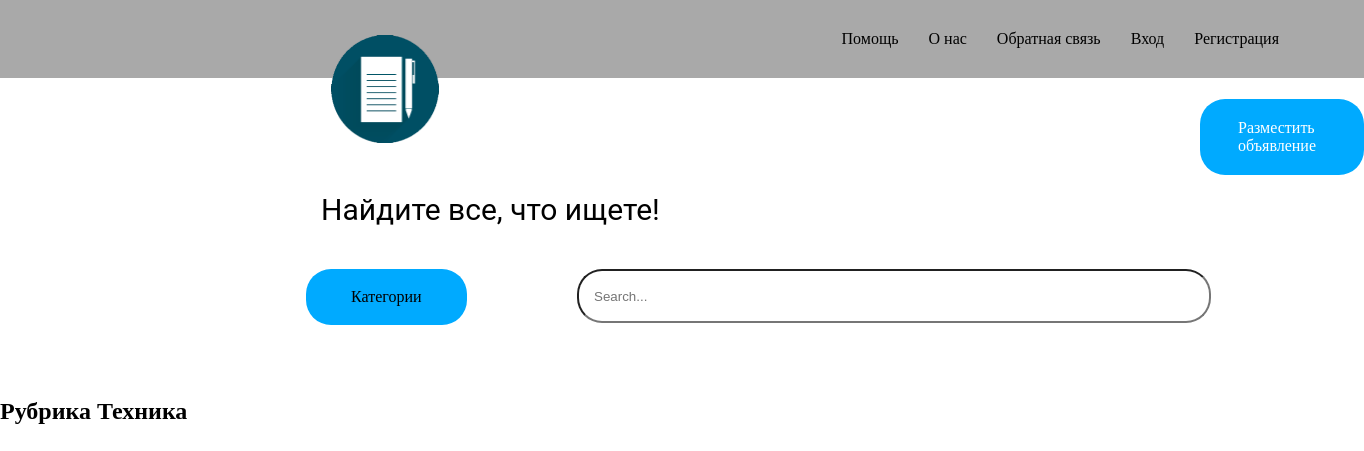
/3/, run on an earlier commit of the app's database.
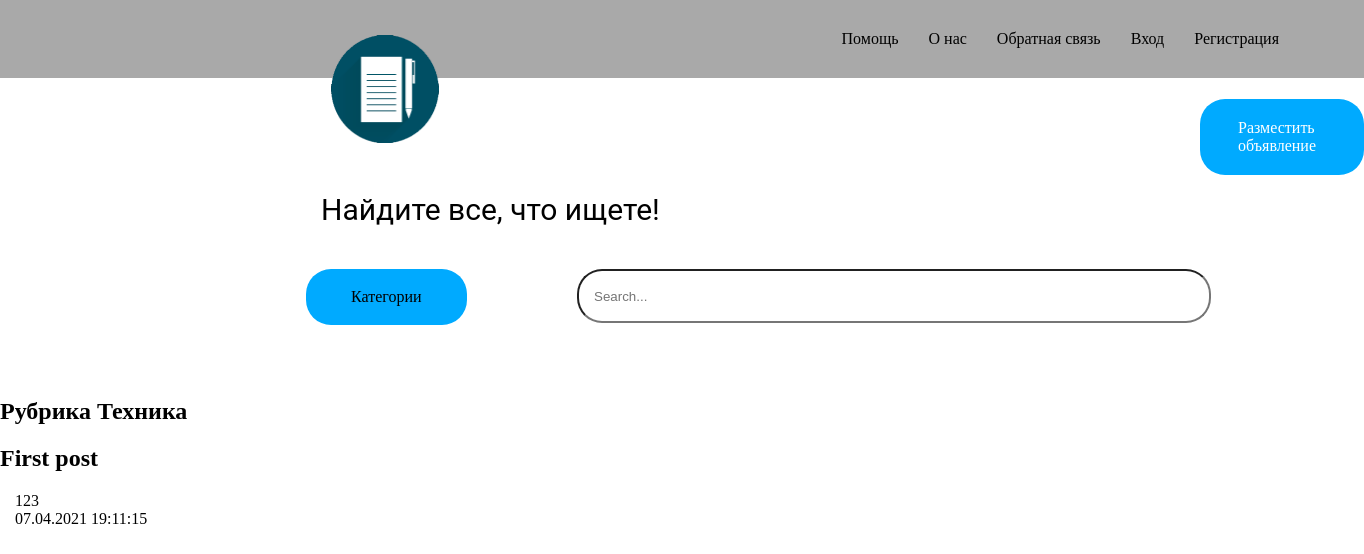
And on a later commit of the database.
### bboard/models.py (models this page shows, shortened)
class Bb(models.Model):
    title=models.CharField(verbose_name='Товар', max_length=250, null= False, blank = False, default = '', )
    content=models.TextField(verbose_name='Описание', null = False, blank = False, default='', )
    price = models.FloatField(verbose_name='Цена', null=False, blank = False, default=0)
    published = models.DateTimeField(auto_now_add = True, verbose_name='Опубликовано', db_index = True)
    rubric = models.ForeignKey('Rubric', verbose_name='Рубрика', null=True, blank = False, on_delete=models.PROTECT)
    author = models.CharField(max_length=30, verbose_name = "Автор", null=True)
    image = models.ImageField(upload_to='images', editable=True, null = True, blank=False)
    phone = models.CharField(verbose_name="Мобильный телефон" ,max_length=20, null=True, blank=False)
    place = models.CharField(verbose_name="Адрес", max_length=80, null=True, blank=False)
    class Meta:
        verbose_name_plural="Объявления"
        verbose_name="Объявление"
        ordering=['-published']

### bboard/views.py (the view)
# urls.py: path('<int:rubric_id>/', by_rubric, name='by_rubric'),
def by_rubric(request, rubric_id):
    bbs=Bb.objects.filter(rubric=rubric_id)
    rubrics=Rubric.objects.all()
    current_rubric=Rubric.objects.get(pk=rubric_id)
    context={"bbs":bbs, "rubrics": rubrics, "current_rubric": current_rubric}
    return render(request, 'bboard/by_rubric.html', context)

### bboard/templates/bboard/by_rubric.html (shortened to what this page needs)
{% extends 'layout/basic.html' %}
{% block content %}
    <h2>Рубрика {{ current_rubric.name }}</h2>
    {% for bb in bbs %}
    <div>
        <h2>{{ bb.title }}</h2>
        <p>{{ bb.content }}</p>
        <p>{{ bb.published|date:"d.m.Y H:i:s" }}</p>
    </div>
    {% endfor %}
{% endblock content %}

What changed in the data, as far as the page shows it:
added Bb: title "First post", content "123", published "07.04.2021 19:11:15"
